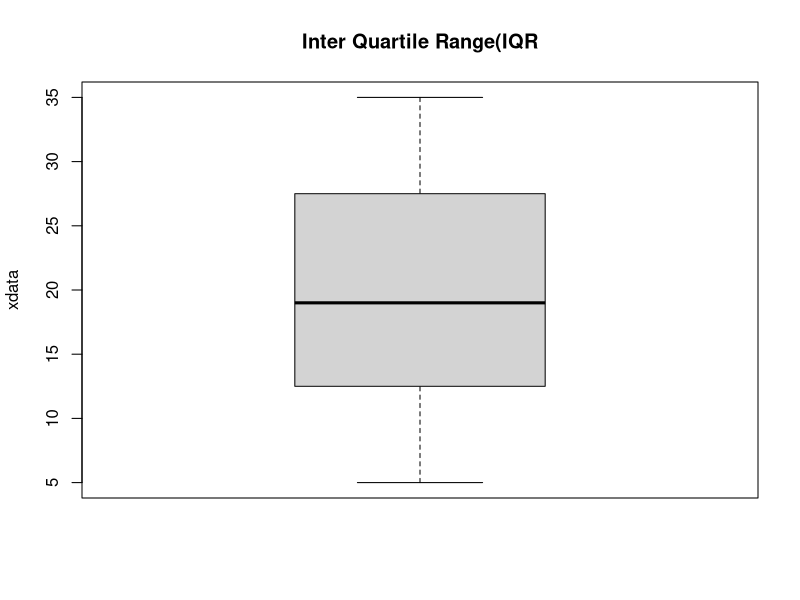

Generate this figure with R:
xdata=c(5,10,15,18,20,25,30,35)
MinQ=quantile(xdata,0)
FQ=quantile(xdata,0.25)
SQ=quantile(xdata,0.5)
TQ=quantile(xdata,0.75)
MaxQ=quantile(xdata,1)
cat("Minimum",MinQ)
cat("Lower Quartile",FQ)
cat("Median",SQ)
cat("Upper Quartile",TQ)
cat("Maximum",MaxQ)
AQ=quantile(xdata,prob=c(0,0.25,0.5,0.75,1))
cat("All the quartiles",AQ)
summary(xdata)
boxplot(xdata,main="Inter Quartile Range(IQR",ylab="xdata")
as.numeric(quantile(xdata,0.75)-quantile(xdata,0.25))
IQR(xdata)
